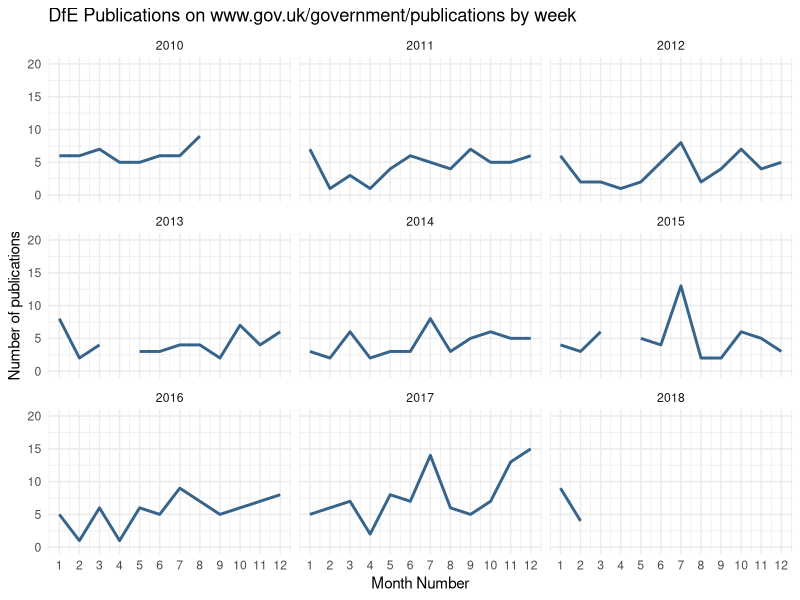
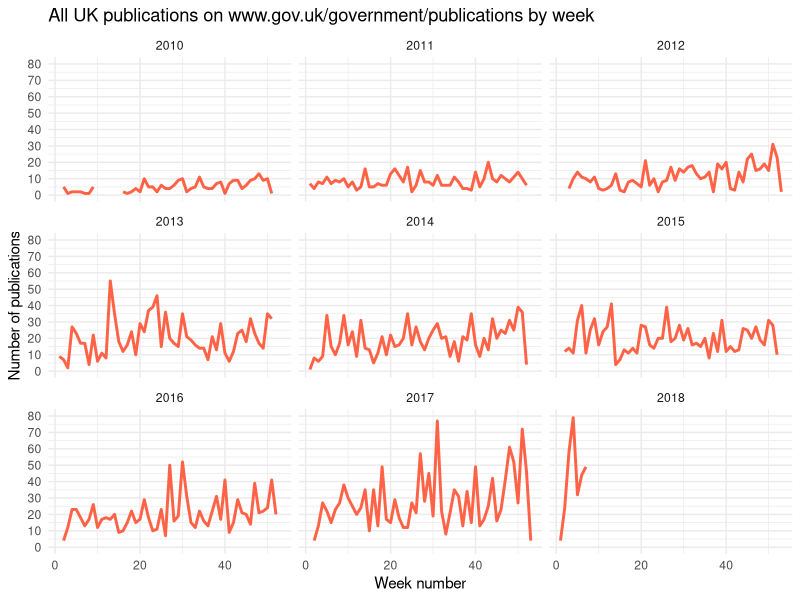

R code for these plots, in order:
## ---- chunk 1
knitr::opts_chunk$set(echo = TRUE)
## ---- chunk 2
library(ggplot2)
library(dplyr)
library(readr)
library(reshape2)

## ---- chunk 3

#DfE
dfe_publications <- read_csv("Data/dfe_publicationsMonth.csv") %>%
  mutate(Year = substring(Date,1,4)) 
dfe <- dfe_publications[c(1,3,2)] %>% arrange(Date) %>% mutate(Month_number = 0)

#fill in week numbers for each year 
dfe$Month_number <- sequence(rle(dfe$Year)$length)

x <- seq(0,12, by = 1)
y <- seq(0,20, by = 5)

ggplot(dfe, aes(Month_number, number)) + 
  geom_line(color = "steelblue4", size = 1) + 
  facet_wrap(~Year) +
  coord_cartesian(ylim = c(0,20)) +
  scale_y_continuous(breaks = y) +
  scale_x_continuous(breaks = x) +
  xlab("Month Number") +
  ylab("Number of publications") +
  ggtitle("DfE Publications on www.gov.uk/government/publications by week")+
  theme_minimal()
## ---- chunk 4


#ALL DEPARTMENTS
all_publications <- read_csv("Data/all_publications.csv")
all_from2010 <- filter(all_publications, Date > '2010-01-03') %>%
  mutate(Year = substring(Date,1,4)) 
all <- all_from2010[c(1,3,2)] %>% arrange(Date) %>% mutate(Week_num = 0)

#fill in week numbers for each year
all$Week_num <- sequence(rle(all$Year)$length)

y <- seq(0,80, by = 10)

ggplot(all, aes(Week_num, number)) + 
  geom_line(color = "tomato", size = 1) + 
  facet_wrap(~Year) +
  coord_cartesian(ylim = c(0,80)) +
  scale_y_continuous(breaks = y) +
  xlab("Week number") +
  ylab("Number of publications")+
  ggtitle("All UK publications on www.gov.uk/government/publications by week") +
  theme_minimal()

